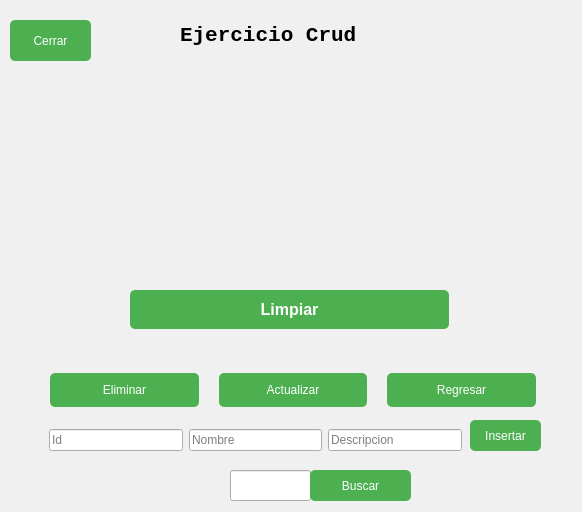
<?xml version="1.0" encoding="UTF-8"?>
<ui version="4.0">
 <class>MainWindow</class>
 <widget class="QMainWindow" name="MainWindow">
  <property name="geometry">
   <rect>
    <x>0</x>
    <y>0</y>
    <width>582</width>
    <height>512</height>
   </rect>
  </property>
  <property name="windowTitle">
   <string>MainWindow</string>
  </property>
  <widget class="QWidget" name="centralwidget">
   <widget class="QFrame" name="frame">
    <property name="geometry">
     <rect>
      <x>0</x>
      <y>0</y>
      <width>581</width>
      <height>511</height>
     </rect>
    </property>
    <property name="styleSheet">
     <string notr="true">
      QFrame {
        background-color: rgb(240, 240, 240); /* Cambia a un color de fondo más suave */
        border-radius: 10px; /* Bordes redondeados */
      }
      QTextEdit {
        background-color: rgb(255, 255, 255);
        border: 1px solid #a3a3a3; /* Bordes más visibles */
        border-radius: 5px;
        padding: 5px;
      }
      QLabel {
        color: rgb(0, 0, 0); /* Texto negro */
        font-family: Consolas;
        font-size: 16pt;
        font-weight: bold;
      }
      QPushButton {
        background-color: #4CAF50; /* Color verde moderno */
        color: white;
        border: none;
        border-radius: 5px;
        padding: 10px;
      }
      QPushButton:hover {
        background-color: #45a049; /* Color cuando pasa el ratón por encima */
      }
      QPushButton:pressed {
        background-color: #397d3b; /* Color al presionar */
      }
      QPushButton#botonlimpiar, QPushButton#agregarusuario, QPushButton#actualizarusuario, QPushButton#botonmostrar, QPushButton#eliminarusuario, QPushButton#pushButton {
        font-size: 12pt;
        font-weight: bold;
      }
     </string>
    </property>
    <property name="frameShape">
     <enum>QFrame::StyledPanel</enum>
    </property>
    <property name="frameShadow">
     <enum>QFrame::Raised</enum>
    </property>
    <widget class="QLabel" name="label">
     <property name="geometry">
      <rect>
       <x>180</x>
       <y>20</y>
       <width>251</width>
       <height>31</height>
      </rect>
     </property>
     <property name="font">
      <font>
       <family>Consolas</family>
       <pointsize>16</pointsize>
       <weight>75</weight>
       <bold>true</bold>
      </font>
     </property>
     <property name="text">
      <string>Ejercicio Crud</string>
     </property>
    </widget>
    <widget class="QLabel" name="label_2">
     <property name="geometry">
      <rect>
       <x>100</x>
       <y>20</y>
       <width>47</width>
       <height>13</height>
      </rect>
     </property>
     <property name="text">
      <string/>
     </property>
     <property name="pixmap">
      <pixmap>../Desktop/loginbasesdedatos/database_person_regular_icon_202936.png</pixmap>
     </property>
    </widget>
    <widget class="QWidget" name="layoutWidget">
     <property name="geometry">
      <rect>
       <x>130</x>
       <y>290</y>
       <width>321</width>
       <height>41</height>
      </rect>
     </property>
     <layout class="QHBoxLayout" name="horizontalLayout_3">
      <property name="spacing">
       <number>100</number>
      </property>
     </layout>
    </widget>
    <widget class="QWidget" name="layoutWidget">
     <property name="geometry">
      <rect>
       <x>50</x>
       <y>370</y>
       <width>486</width>
       <height>41</height>
      </rect>
     </property>
     <layout class="QHBoxLayout" name="horizontalLayout_2">
      <property name="spacing">
       <number>20</number>
      </property>
      <item>
       <widget class="QPushButton" name="Eliminar">
        <property name="text">
         <string>Eliminar</string>
        </property>
       </widget>
      </item>
      <item>
       <widget class="QPushButton" name="Actualizar">
        <property name="text">
         <string>Actualizar</string>
        </property>
       </widget>
      </item>
      <item>
       <widget class="QPushButton" name="regresar">
        <property name="styleSheet">
         <string notr="true">font: 7pt &quot;MS Shell Dlg 2&quot;;</string>
        </property>
        <property name="text">
         <string>Regresar</string>
        </property>
       </widget>
      </item>
     </layout>
    </widget>
    <widget class="QPushButton" name="botonsalr">
     <property name="geometry">
      <rect>
       <x>10</x>
       <y>20</y>
       <width>81</width>
       <height>41</height>
      </rect>
     </property>
     <property name="text">
      <string>Cerrar</string>
     </property>
     <property name="icon">
      <iconset>
       <normaloff>../Desktop/loginbasesdedatos/flecha.png</normaloff>../Desktop/loginbasesdedatos/flecha.png</iconset>
     </property>
     <property name="iconSize">
      <size>
       <width>32</width>
       <height>32</height>
      </size>
     </property>
    </widget>
    <widget class="QPushButton" name="botonlimpiar">
     <property name="geometry">
      <rect>
       <x>130</x>
       <y>290</y>
       <width>319</width>
       <height>39</height>
      </rect>
     </property>
     <property name="text">
      <string>Limpiar</string>
     </property>
    </widget>
    <widget class="QTableWidget" name="tabla">
     <property name="geometry">
      <rect>
       <x>120</x>
       <y>70</y>
       <width>361</width>
       <height>191</height>
      </rect>
     </property>
    </widget>
    <widget class="QFrame" name="frame_2">
     <property name="geometry">
      <rect>
       <x>40</x>
       <y>410</y>
       <width>431</width>
       <height>61</height>
      </rect>
     </property>
     <property name="frameShape">
      <enum>QFrame::StyledPanel</enum>
     </property>
     <property name="frameShadow">
      <enum>QFrame::Raised</enum>
     </property>
     <layout class="QHBoxLayout" name="horizontalLayout">
      <item>
       <widget class="QLineEdit" name="lineid">
        <property name="placeholderText">
         <string>Id</string>
        </property>
       </widget>
      </item>
      <item>
       <widget class="QLineEdit" name="linenombre">
        <property name="placeholderText">
         <string>Nombre</string>
        </property>
       </widget>
      </item>
      <item>
       <widget class="QLineEdit" name="linedesc">
        <property name="text">
         <string/>
        </property>
        <property name="placeholderText">
         <string>Descripcion</string>
        </property>
       </widget>
      </item>
     </layout>
    </widget>
    <widget class="QLineEdit" name="lineEdit">
     <property name="geometry">
      <rect>
       <x>230</x>
       <y>470</y>
       <width>81</width>
       <height>31</height>
      </rect>
     </property>
    </widget>
    <widget class="QPushButton" name="Insertar">
     <property name="geometry">
      <rect>
       <x>470</x>
       <y>420</y>
       <width>71</width>
       <height>31</height>
      </rect>
     </property>
     <property name="text">
      <string>Insertar</string>
     </property>
    </widget>
    <widget class="QPushButton" name="Buscar">
     <property name="geometry">
      <rect>
       <x>310</x>
       <y>470</y>
       <width>101</width>
       <height>31</height>
      </rect>
     </property>
     <property name="text">
      <string>Buscar</string>
     </property>
    </widget>
   </widget>
  </widget>
 </widget>
 <resources/>
 <connections/>
</ui>
